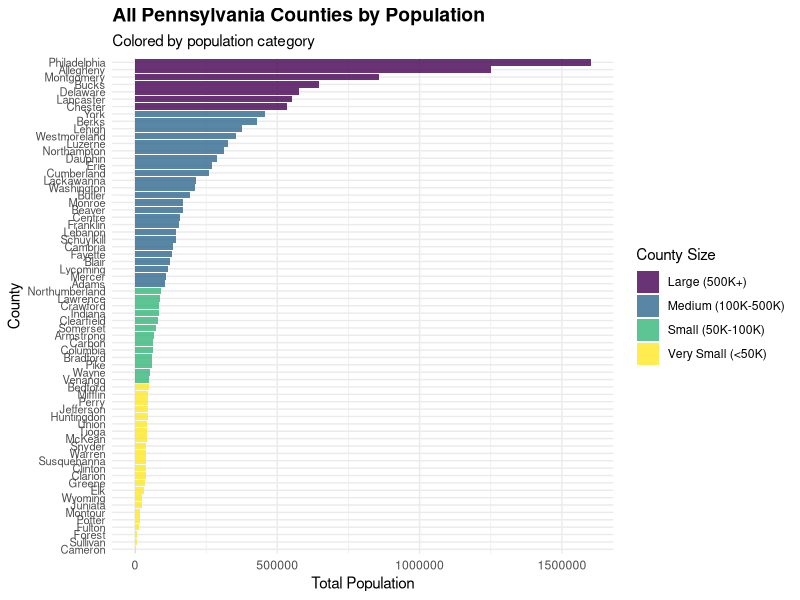

Write the R code that produced this figure. (Note: this script raises an error after producing the figure.)
## ---- chunk 1
library(tidyverse)

appp_data <- read_csv("data/APPP_dataset.csv")
## ---- chunk 2
appp_data <- appp_data |>
  arrange(total_population) |>
  mutate(
    county_name = fct_reorder(county_name, total_population),
    pop_category = case_when(
      total_population > 500000 ~ "Large (500K+)",
      total_population > 100000 ~ "Medium (100K-500K)", 
      total_population > 50000 ~ "Small (50K-100K)",
      TRUE ~ "Very Small (<50K)"
    )
  )
appp_data |>
  ggplot(aes(x = total_population, y = county_name, fill = pop_category)) + 
  geom_col(alpha = 0.8) +
  scale_x_continuous() +
  scale_fill_viridis_d(name = "County Size") +
  labs(
    title = "All Pennsylvania Counties by Population",
    subtitle = "Colored by population category",
    x = "Total Population",
    y = "County"
  ) +
  theme_minimal() +
  theme(
    axis.text.y = element_text(size = 8),  # Smaller text for many counties
    plot.title = element_text(size = 14, face = "bold")
  )

appp_data |>
  group_by(pop_category) |>
  summarize(mean_pov_rate = round(mean(poverty_rate, na.rm = T), 2),
            mean_oud_rate = round(mean(rate_of_pregnant_women_with_oud_diagnosis, na.rm = T), 2),
            mean_unemployment_rate = round(mean(unemployment_rate_2019, na.rm = T), 2),
            mean_pct_fair_poor_health = round(mean(pct_fair_poor_health, na.rm = T), 2))
## ---- chunk 3

model.lm <- lm(rate_of_pregnant_women_with_oud_diagnosis ~ 
                 met_nonmet2023 + pct_black + 
                 unemployment_rate_2019 + 
                 median_household_income_2022 + 
                 pct_prenatal_care_first_trimester + 
                 fertility_rate + pct_fair_poor_health, 
               data = appp_data)
summary(model.lm)

model2.lm <- lm(rate_of_pregnant_women_with_oud_diagnosis ~ 
                  rural_urban_continuum_code_2023 +
                  pct_black + pct_hispanic + 
                  unemployment_rate_2022 + 
                  median_household_income_2022 +
                  pct_prenatal_care_first_trimester +
                  pct_low_birth_weight +
                  pct_cesarean_section +
                  fertility_rate + 
                  pct_fair_poor_health,
                data = appp_data)
summary(model2.lm)

model3.lm <- lm(rate_of_pregnant_women_with_oud_diagnosis ~ 
            rural_urban_continuum_code_2023 * pct_black +
            pct_hispanic + 
            unemployment_rate_2022 + 
            median_household_income_2022 +
            pct_prenatal_care_first_trimester +
            pct_low_birth_weight +
            fertility_rate + 
            pct_fair_poor_health, 
            data = appp_data)
summary(model3.lm)
## ---- chunk 4

appp_data |>
  ggplot(aes(x = pct_black, y = rate_of_pregnant_women_with_oud_diagnosis)) +
  geom_point() +
  geom_smooth(method = "lm")
